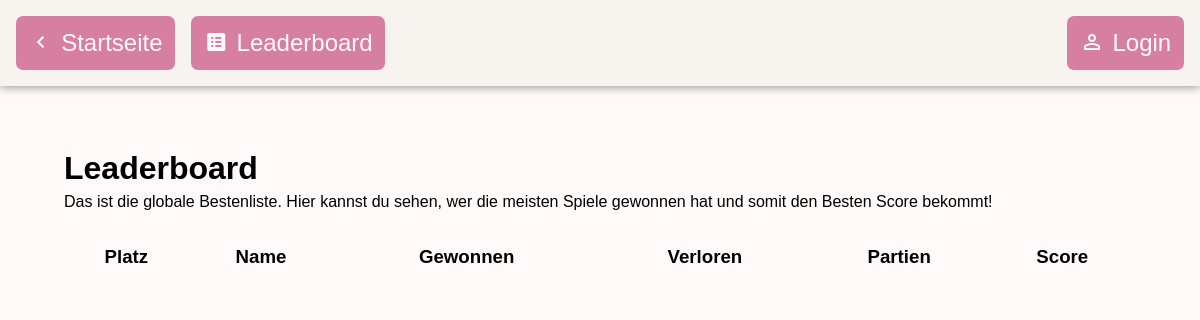
The app's page /leaderboard, older data.
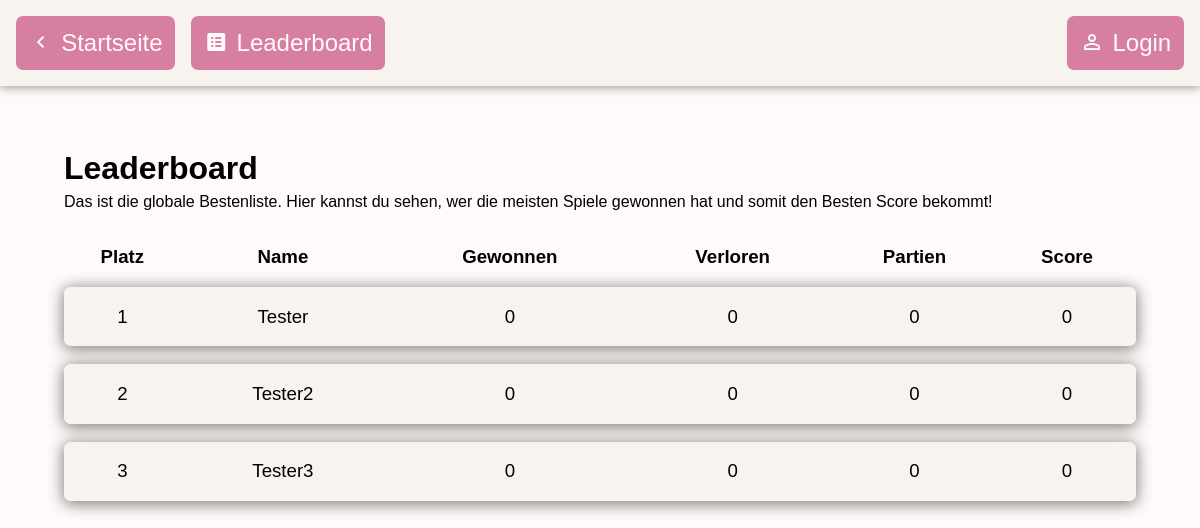
The same page, newer data.
### tables this page shows
CREATE TABLE users(id INTEGER PRIMARY KEY AUTOINCREMENT, name VARCHAR NOT NULL, password VARCHAR NOT NULL, games_won INTEGER DEFAULT 0, games_lost INTEGER DEFAULT 0, games_played INTEGER DEFAULT 0);

### app.py (the view)
@app.route("/leaderboard")
def leaderboard():
    con = sqlite3.connect("database.db")
    cur = con.cursor()
    response = cur.execute("SELECT name, games_won, games_lost, games_played, (games_played * 10 + games_won * 5 - games_lost * 5) AS score FROM users ORDER BY score DESC")
    data = response.fetchall()
    con.close()
    return render_template("leaderboard.html", users=data)

### templates/leaderboard.html (shortened to what this page needs)
<!DOCTYPE html>
<html lang="en">
<head>
    <link rel="stylesheet" href="css/main.css">
    <link rel="stylesheet" href="https://cdn.jsdelivr.net/npm/@mdi/font@7.4.47/css/materialdesignicons.min.css">
    <link rel="stylesheet" href="css/leaderboard.css">
</head>
<body>
    <div class="header" id="header">
        <div class="left-section">
            <a href="/" class="icon-text-button">
                <span class="mdi mdi-chevron-left"></span>
                <p>Startseite</p>
            </a>
            <a href="leaderboard" class="icon-text-button">
                <span class="mdi mdi-list-box"></span>
                <p>Leaderboard</p>
            </a>
        </div>
        <div class="right-section">
            {% if session["logged_in"] %}
                <div class="icon-text-display">
                    <span class="mdi mdi-account"></span>
                    <p class="icon-text-display">{{session["username"]}}</p>
                </div>
                <a href="login/end_session" class="icon-text-button">
                    <span class="mdi mdi-logout"></span>
                    <p>Logout</p>
                </a>
            {% else %}
                <a href="login" class="icon-text-button">
                    <span class="mdi mdi-account-outline"></span>
                    <p>Login</p>
                </a>
            {% endif %}
        </div>
    </div>
    <div class="content">
        <h1>Leaderboard</h1>
        <p>Das ist die globale Bestenliste. Hier kannst du sehen, wer die meisten Spiele gewonnen hat und somit den Besten Score bekommt!</p>
        <table>
            <tr id="standard-th">
                <th>Platz</th>
                <th>Name</th>
                <th>Gewonnen</th>
                <th>Verloren</th>
                <th>Partien</th>
                <th>Score</th>
            </tr>
            {% for user in users %}
                {% if user[0] == session["username"] %}
                    <tr class="highlight entry">
                {% else %}
                    <tr class="entry">
                {% endif %}
                        <td class="first-td">{{loop.index}}</td>
                        <td>{{user[0]}}</td>
                        <td>{{user[1]}}</td>
                        <td>{{user[2]}}</td>
                        <td>{{user[3]}}</td>
                        <td class="last-td">{{user[4]}}</td>
                    </tr>
            {% endfor %}
        </table>
    </div>
</body>
</html>

Row changes from the older to the newer data that the page shows:
added users: name "Tester", games_won "0", games_lost "0", games_played "0", user "0"
added users: name "Tester2", games_won "0", games_lost "0", games_played "0", user "0"
added users: name "Tester3", games_won "0", games_lost "0", games_played "0", user "0"
